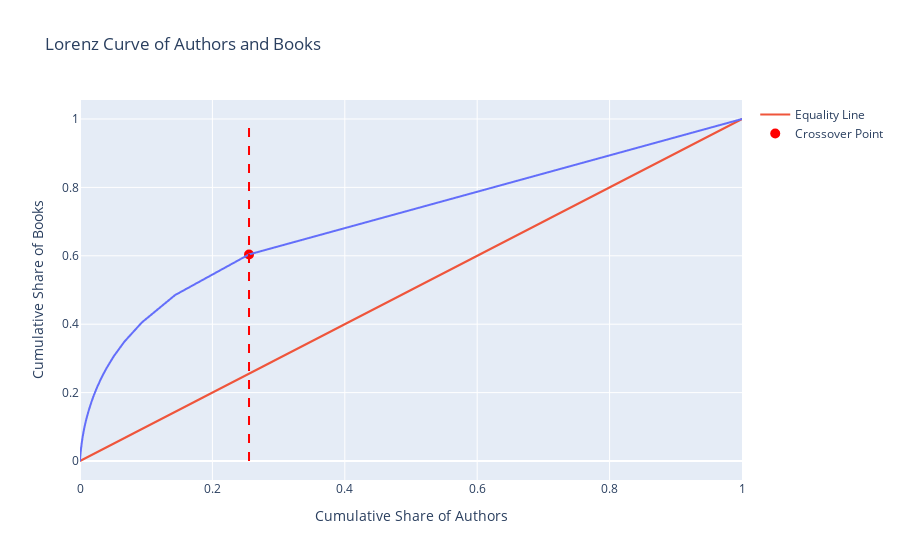

Notebook source saved alongside this figure:
### Code cell
## calculate the cumulative share of books
author_book_count['Cumulative Share of Books'] = author_book_count['Number of Books'].cumsum() / author_book_count['Number of Books'].sum()

## calculate the cumulative share of authors
author_book_count['Cumulative Share of Authors'] = np.linspace(0, 1, author_book_count.shape[0])

# Calculate the derivatives
author_book_count['Derivative'] = np.gradient(author_book_count['Cumulative Share of Books'], author_book_count['Cumulative Share of Authors'])
equality_line_derivative = 1  # The derivative of the equality line y = x is 1

# Find the point where the derivative of the Lorenz curve becomes less than the derivative of the equality line
crossover_index = np.where(author_book_count['Derivative'] < equality_line_derivative)[0][0]
crossover_point = author_book_count.iloc[crossover_index]

# Plot the Lorenz curve with the crossover point
fig = px.line(author_book_count, x='Cumulative Share of Authors', y='Cumulative Share of Books', labels={'x':'Cumulative Share of Authors', 'y':'Cumulative Share of Books'}, title='Lorenz Curve of Authors and Books')
fig.add_scatter(x=[0, 1], y=[0, 1], mode='lines', name='Equality Line')
fig.add_scatter(x=[crossover_point['Cumulative Share of Authors']], y=[crossover_point['Cumulative Share of Books']], mode='markers', name='Crossover Point', marker=dict(color='red', size=10))

# Add a vertical line at the crossover point
fig.add_shape(
    type="line",
    x0=crossover_point['Cumulative Share of Authors'], y0=0,
    x1=crossover_point['Cumulative Share of Authors'], y1=1,
    line=dict(color="Red", width=2, dash="dash"),
    name="Crossover Vertical Line"
)

fig.show()

### Figure 1 — Plotly figure (JSON) as saved in the notebook; plotly's stock layout.template omitted (floating-point values rounded to 4 significant figures; data arrays with more than 128 entries replaced by an {"elided": "..."} marker saying what was removed)
{"data": [{"hovertemplate": "Cumulative Share of Authors=%{x}<br>Cumulative Share of Books=%{y}<extra></extra>", "legendgroup": "", "line": {"color": "#636efa", "dash": "solid"}, "marker": {"symbol": "circle"}, "mode": "lines", "name": "", "showlegend": false, "type": "scattergl", "x": {"elided": "27750 float values"}, "xaxis": "x", "y": {"elided": "27750 float values"}, "yaxis": "y"}, {"mode": "lines", "name": "Equality Line", "type": "scatter", "x": [0, 1], "y": [0, 1]}, {"marker": {"color": "red", "size": 10}, "mode": "markers", "name": "Crossover Point", "type": "scatter", "x": [0.2553], "y": [0.604]}], "layout": {"legend": {"tracegroupgap": 0}, "shapes": [{"line": {"color": "Red", "dash": "dash", "width": 2}, "name": "Crossover Vertical Line", "type": "line", "x0": 0.2553, "x1": 0.2553, "y0": 0, "y1": 1}], "title": {"text": "Lorenz Curve of Authors and Books"}, "xaxis": {"anchor": "y", "domain": [0, 1], "title": {"text": "Cumulative Share of Authors"}}, "yaxis": {"anchor": "x", "domain": [0, 1], "title": {"text": "Cumulative Share of Books"}}}}
